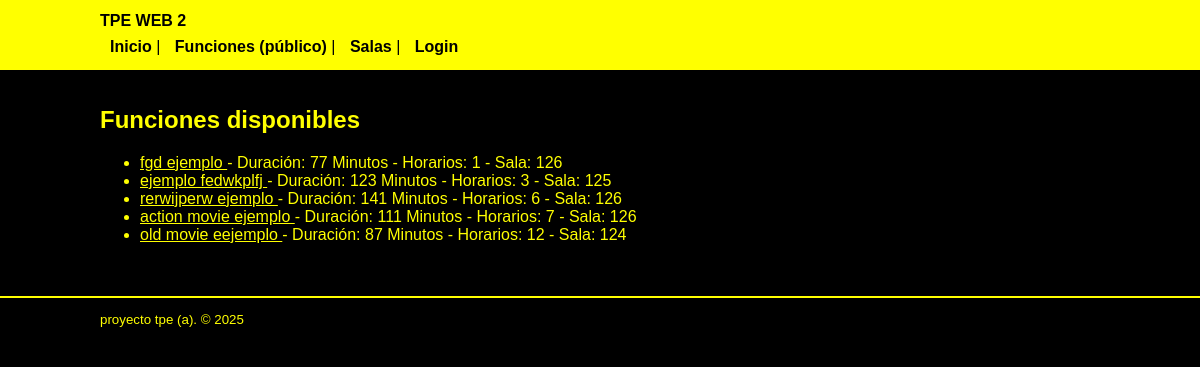
Page /tpe_web_2/tpe2/funciones on the committed database.
### tables this page shows
CREATE TABLE `funciones` (
  `id` int(11) NOT NULL,
  `id_sala` int(11) NOT NULL,
  `nombre` varchar(255) NOT NULL,
  `duracion` int(11) NOT NULL,
  `horarios` int(11) NOT NULL
);

CREATE TABLE `salas` (
  `id` int(11) NOT NULL,
  `codigo_sala` int(11) NOT NULL,
  `cantidad_max_personas` int(11) NOT NULL,
  `precio` int(11) NOT NULL
);

### tpe_web_2/tpe2/app/views/funcion_view.php (called while the page is built, shortened)
<?php
class FuncionView {
    public function showFunciones($funciones, $user) {
        require_once './app/views/layout/header.phtml';
        require_once './app/views/funcion_list.phtml';
        require_once './app/views/layout/footer.phtml';
    }
}

### tpe_web_2/tpe2/app/controllers/funcion_controller.php (called while the page is built, shortened)
<?php
require_once './app/models/funcion_model.php';
require_once './app/views/funcion_view.php';
class FuncionController {
    private $model;
    private $view;
    public function __construct() {
        $this->model = new FuncionModel();
        $this->view = new FuncionView();
    }
    public function showFunciones($request) {
        $funciones = $this->model->getAll();
        $this->view->showFunciones($funciones, $request->user);
    }
}

### tpe_web_2/tpe2/app/models/funcion_model.php (called while the page is built, shortened)
<?php
class FuncionModel {
    private $db;
    public function __construct() {
        $this->db = new PDO(
            "mysql:host=".MYSQL_HOST.";dbname=".MYSQL_DB.";charset=utf8mb4",
            MYSQL_USER,
            MYSQL_PASS,
            [
                PDO::ATTR_ERRMODE => PDO::ERRMODE_EXCEPTION,
                PDO::ATTR_DEFAULT_FETCH_MODE => PDO::FETCH_OBJ,
            ]
        );
    }
    public function getAll() {
        $stmt = $this->db->query("SELECT f.*, s.codigo_sala, s.cantidad_max_personas, s.precio
                                  FROM funciones f
                                  LEFT JOIN salas s ON f.id_sala = s.id
                                  ORDER BY f.id DESC");
        return $stmt->fetchAll();
    }
}

### tpe_web_2/tpe2/app/views/funcion_list.phtml (the view)
<h2>Funciones disponibles</h2>
<?php if (empty($funciones)): ?>
    <p>No hay funciones disponibles.</p>
<?php else: ?>
    <ul>
    <?php foreach ($funciones as $f): ?>
        <li>
            <a href="<?php echo BASE_URL; ?>funcion/<?php echo $f->id; ?>">
                <?php echo htmlspecialchars($f->nombre); ?>
            </a>
            - Duración: <?php echo htmlspecialchars($f->duracion); ?> Minutos
            - Horarios: <?php echo htmlspecialchars($f->horarios); ?>
            - Sala: <?php echo htmlspecialchars($f->codigo_sala ?? 'n/a'); ?>
        </li>
    <?php endforeach; ?>
    </ul>
<?php endif; ?>

### tpe_web_2/tpe2/app/views/layout/header.phtml (style rules this page uses)
body { font-family: Arial, Helvetica, sans-serif; margin: 0; padding: 0; background-color: #000000; color: #ffff00; }
a { color: #ffff00; }

### rows in the picture
funciones: nombre "fgd ejemplo", duracion "77", horarios "1", id_sala.codigo_sala "126"
funciones: nombre "ejemplo fedwkplfj", duracion "123", horarios "3", id_sala.codigo_sala "125"
funciones: nombre "rerwijperw ejemplo", duracion "141", horarios "6", id_sala.codigo_sala "126"
funciones: nombre "action movie ejemplo", duracion "111", horarios "7", id_sala.codigo_sala "126"
funciones: nombre "old movie eejemplo", duracion "87", horarios "12", id_sala.codigo_sala "124"
